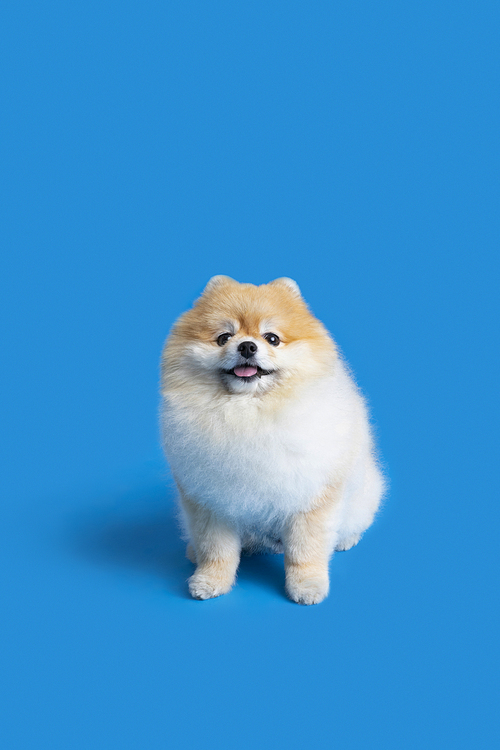
#> input picture 202212008462_500.jpg, 500 x 750 px, found by its file name
$ python cvimage6.py
#> lines starting #> are read from the running program, lines starting #| are printed output that depends on the picture; after the words box and inside, x2 and y2 are one past the last pixel; in counts of white or black regions, pixels touching at a corner belong together
import cv2
src = cv2.imread("pythonAIobj/202212008462_500.jpg", cv2.IMREAD_COLOR)
#> src is the input picture: shape (750, 500, 3); mean B, G, R 208.5, 146.7, 59.3
gray = cv2.cvtColor(src, cv2.COLOR_BGR2GRAY)
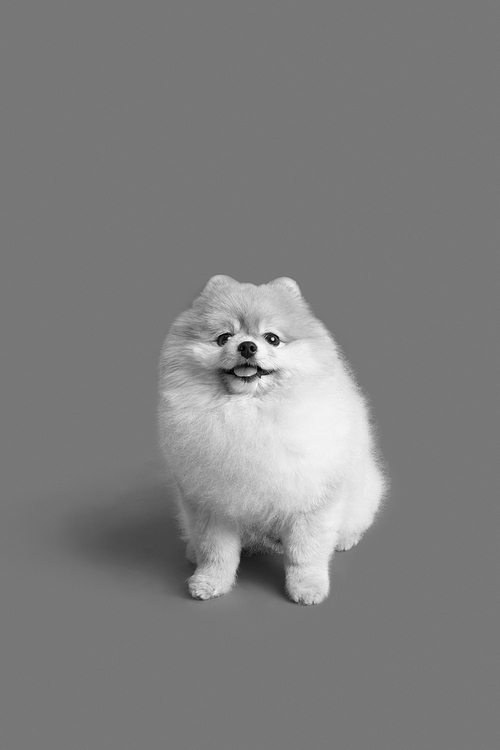
#> gray: shape (750, 500); min 0, max 252, mean 127.7
ret, mid = cv2.threshold(gray, 150, 255, cv2.THRESH_BINARY)
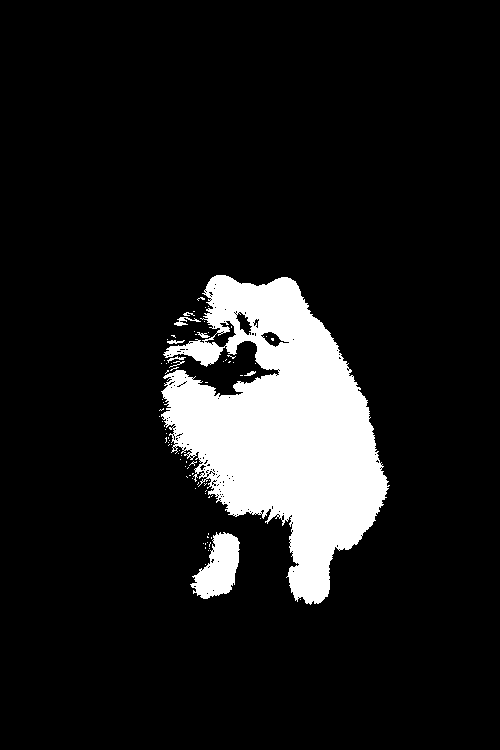
#> mid: shape (750, 500); 11.2% white; 82 white regions (73 under 20 px), largest, box (x1, y1, x2, y2) and area: (161, 275, 390, 605) 39599, (190, 532, 240, 599) 1974, (174, 317, 201, 326) 94
dst = cv2.blur(mid, (10,10), anchor=(-1,-1), borderType=cv2.BORDER_DEFAULT)
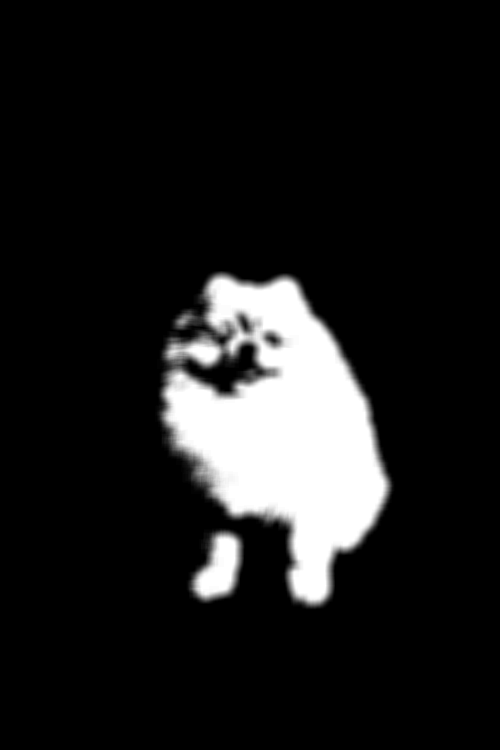
#> dst: shape (750, 500); min 0, max 255, mean 28.6
cv2.imshow('mid', mid)
cv2.imshow('dst', dst)
cv2.waitKey()
cv2.destroyAllWindows()
